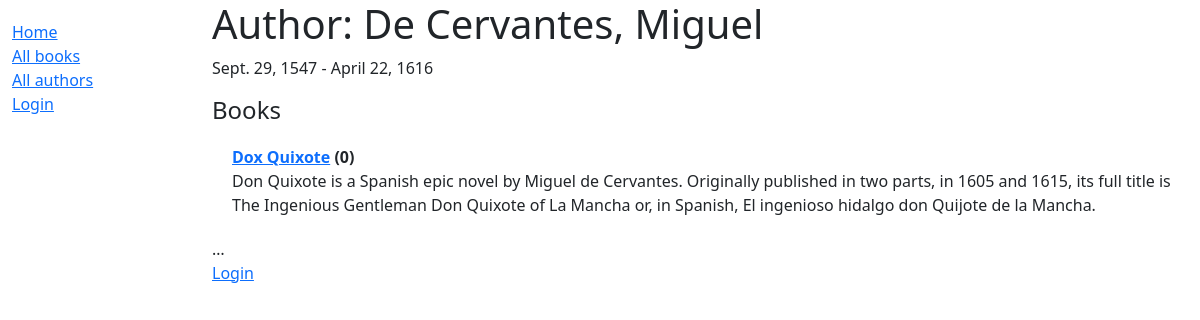
Page /catalog/authors/1 on the committed database.
### catalog/models.py (models this page shows, shortened)
class Author(models.Model):
    first_name = models.CharField(max_length=100)
    last_name = models.CharField(max_length=100)
    date_of_birth = models.DateField(null=True, blank=True)
    date_of_death = models.DateField('Died', null=True, blank=True)
    class Meta:
        ordering = ['last_name', 'first_name']

class Book(models.Model):
    title = models.CharField(max_length=200)
    author = models.ForeignKey('Author', on_delete=models.SET_NULL, null=True)
    summary = models.TextField(max_length=1000, help_text='Enter a brief description of the book')
    isbn = models.CharField('ISBN', max_length=13, unique=True,
                             help_text='13 Character <a href="https://www.isbn-international.org/content/what-isbn">ISBN number</a>')
    genre = models.ManyToManyField(Genre, help_text='Select a genre for this book')
    def display_genre(self):
        """Create a string for the Genre. This is required to display genre in Admin."""
        return ', '.join(genre.name for genre in self.genre.all()[:3])
    display_genre.short_description = 'Genre'
    def __str__(self):
        return self.title

### catalog/views.py (the view)
# urls.py: path('authors/<int:pk>', views.AuthorDetailView.as_view(), name='author-detail'),
class AuthorDetailView(generic.DetailView):
    model = Author

### templates/catalog/author_detail.html
{% extends "base_generic.html" %}
{% block content %}
  <h1>Author: {{ author.last_name }}, {{ author.first_name }}</h1>
    <p>{{author.date_of_birth}} - {{ author.date_of_death }}</p>
    <h4>Books</h4>
  <div style="margin-left:20px;margin-top:20px">
    <dl>
{% for book in author.book_set.all %}
  <dt><a href="{% url 'book-detail' book.pk %}">{{book}}</a> ({{book.bookinstance_set.all.count}})</dt>
  <dd>{{book.summary}}</dd>
{% endfor %}
</dl>
</div>
{% endblock %}

### rows in the picture
Author: date_of_birth "Sept. 29, 1547", date_of_death "April 22, 1616"
Book: title "Dox Quixote", bookinstance_set.all.count "0", summary "Don Quixote is a Spanish epic novel by Miguel de Cervantes. Originally published in two parts, in 1605 and 1615, its full title is The Ingenious Gentleman Don Quixote of La Mancha or, in Spanish, El ingenioso hidalgo don Quijote de la Mancha."
